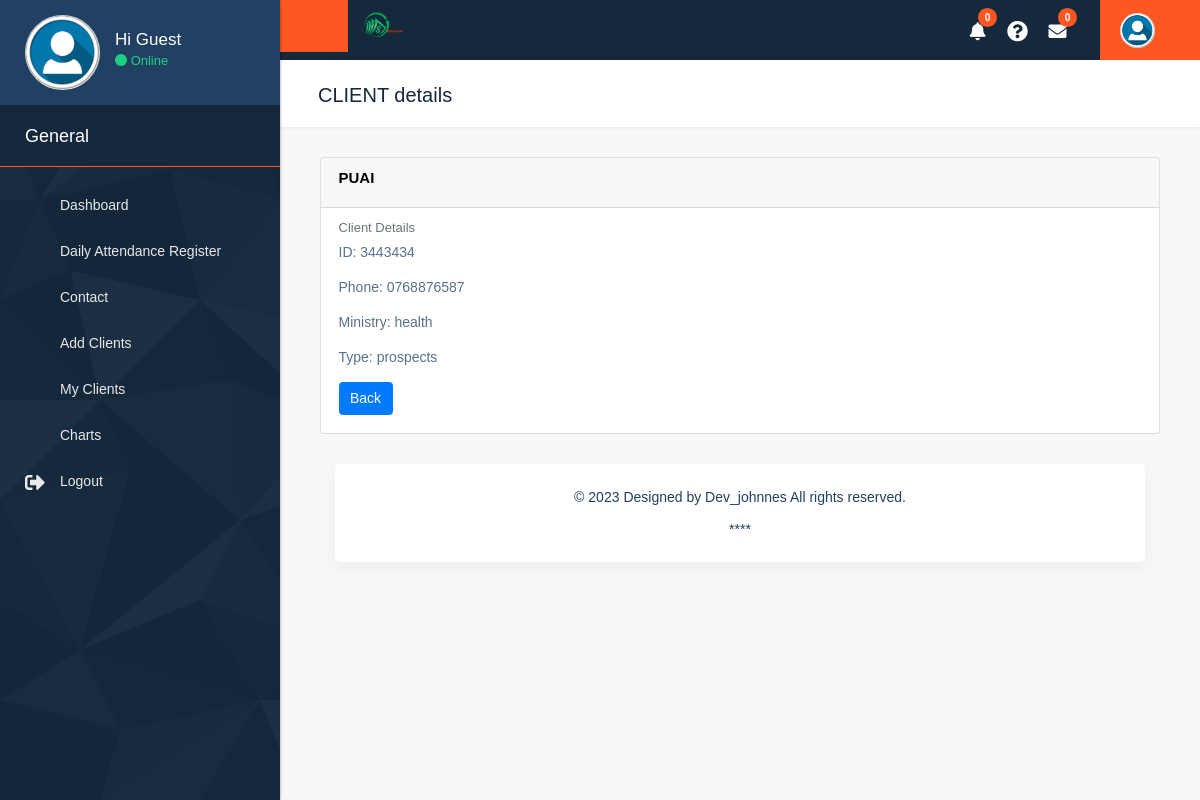
/client/1/, run on the app's committed database.
### accounts/models.py (models this page shows, shortened)
class Client(models.Model):
    user = models.ForeignKey(User, on_delete=models.CASCADE, blank=True, null=True)
    client_fullname = models.CharField(max_length=255)
    id_number = models.CharField(
                max_length=8,  # Allow up to 8 characters
                unique=True,
                validators=[
                    RegexValidator(
                        regex=r'^[0-9]{7,8}$',  # Only digits, 7 to 8 characters
                        message='ID number must be 7 to 8 digits long.',
                    ),
                ]
            )
    phone_number = models.CharField(
                max_length=12,  # Allow up to 12 characters
                validators=[
                    RegexValidator(
                        regex=r'^[0-9]{10,12}$',  # Only digits, 10 to 12 characters
                        message='Phone number must be 10 to 12 digits long.',
                    ),
                ]
            )
    ministry = models.CharField(max_length=255)
    TYPE_CHOICES = (
        ('prospects', 'Prospects'),
        ('lead', 'Lead'),
        ('conversion', 'Conversion'),
    )
    type = models.CharField(max_length=20, choices=TYPE_CHOICES)
    pf_number = models.CharField(max_length=255, blank=True, null=True)
    amount = models.DecimalField(max_digits=10, decimal_places=2, blank=True, null=True)
    comment = models.TextField(blank=True, null=True)
    pf_number_conversion = models.CharField(max_length=255, blank=True, null=True)
    password = models.CharField(max_length=255, blank=True, null=True)
    amount_applied = models.DecimalField(max_digits=10, decimal_places=2, blank=True, null=True)
    date_field = models.DateField(blank=True, null=True)
    comment_conversion = models.TextField(blank=True, null=True)
    TYPE_LOAN_CHOICES = (
        ('refinance', 'Refinance'),
        ('topup', 'Top-Up'),
        ('buyoff', 'Buy-Off'),
    )
    type_loan_qualify = models.CharField(max_length=20, choices=TYPE_LOAN_CHOICES, blank=True, null=True)

### accounts/views.py (the view)
# urls.py: path('client/<int:pk>/', views.client_details, name='client_details'),
def client_details(request, pk):
    client = get_object_or_404(Client, pk=pk)
    return render(request, 'member/client_details.html', {'client': client})

### accounts/templates/member/client_details.html (shortened to what this page needs)
{% extends 'member/base.html' %}
{% load static %}
{% block page_title %} CLIENT details{% endblock %}
{% block content %}
  {% if client %}
    <div class="card">
      <div class="card-header">
        <h5 class="card-title">{{ client.client_fullname }}</h5>
      </div>
      <div class="card-body">
        <h6 class="card-subtitle mb-2 text-muted">Client Details</h6>
        <p class="card-text"><strong>ID:</strong> {{ client.id_number }}</p>
        <p class="card-text"><strong>Phone:</strong> {{ client.phone_number }}</p>
        <p class="card-text"><strong>Ministry:</strong> {{ client.ministry }}</p>
        <p class="card-text"><strong>Type:</strong> {{ client.type }}</p>
        <a href="{% url 'user_clients' %}" class="btn btn-primary">Back</a>
      </div>
    </div>
  {% else %}
    <p>No records available.</p>
  {% endif %}
{% endblock %}

### static/css/style.css (style rules this page uses)
* { margin: 0; padding: 0; outline: none !important; }
html, body { color: #898989; font-size: 14px; font-family: 'Poppins', sans-serif; line-height: normal; font-weight: 300; overflow-x: hidden !important; }
a { color: #1f1f1f; text-decoration: none !important; outline: none !important; -webkit-transition: all .3s ease-in-out; -moz-transition: all .3s ease-in-out; -ms-transition: all .3s ease-in-out; -o-transition: all .3s ease-in-out; transition: all .3s ease-in-out; }
h1, h2, h3, h4, h5, h6 { letter-spacing: 0; font-weight: normal; position: relative; padding: 0; font-weight: normal; line-height: normal; color: #1f1f1f; margin: 0 }
h5 { font-size: 14px }
h6 { font-size: 13px }
a { color: #898989; text-decoration: none; outline: none; }
a, .btn { text-decoration: none !important; outline: none !important; -webkit-transition: all .3s ease-in-out; -moz-transition: all .3s ease-in-out; -ms-transition: all .3s ease-in-out; -o-transition: all .3s ease-in-out; transition: all .3s ease-in-out; }
h5 { font-size: 15px; font-weight: 700; text-transform: uppercase; margin: 0; line-height: normal; color: #000; }
p { color: #58718a; font-size: 14px; line-height: 21px; }
.btn { font-size: 14px; }

### data on the page
Client: client_fullname "PUAI", id_number "3443434", phone_number "0768876587", ministry "health", type "prospects"

### other printed values
{{ user.first_name.title|default:'Guest' }} "Guest"
